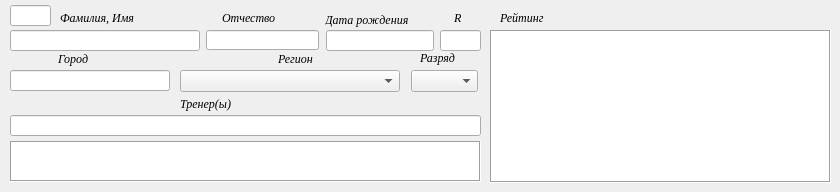
    <widget class="QWidget" name="tab_1">
     <attribute name="title">
      <string>Участники</string>
     </attribute>
     <widget class="QLineEdit" name="lineEdit_Family_name">
      <property name="geometry">
       <rect>
        <x>10</x>
        <y>30</y>
        <width>190</width>
        <height>21</height>
       </rect>
      </property>
     </widget>
     <widget class="QLineEdit" name="lineEdit_bday">
      <property name="geometry">
       <rect>
        <x>326</x>
        <y>30</y>
        <width>108</width>
        <height>21</height>
       </rect>
      </property>
     </widget>
     <widget class="QLineEdit" name="lineEdit_R">
      <property name="geometry">
       <rect>
        <x>440</x>
        <y>30</y>
        <width>41</width>
        <height>21</height>
       </rect>
      </property>
     </widget>
     <widget class="QLineEdit" name="lineEdit_city_list">
      <property name="geometry">
       <rect>
        <x>10</x>
        <y>70</y>
        <width>160</width>
        <height>21</height>
       </rect>
      </property>
     </widget>
     <widget class="QLineEdit" name="lineEdit_coach">
      <property name="geometry">
       <rect>
        <x>10</x>
        <y>115</y>
        <width>471</width>
        <height>21</height>
       </rect>
      </property>
     </widget>
     <widget class="QLabel" name="label">
      <property name="geometry">
       <rect>
        <x>60</x>
        <y>10</y>
        <width>101</width>
        <height>16</height>
       </rect>
      </property>
      <property name="font">
       <font>
        <family>Times New Roman</family>
        <italic>true</italic>
       </font>
      </property>
      <property name="text">
       <string>Фамилия, Имя</string>
      </property>
     </widget>
     <widget class="QLabel" name="label_2">
      <property name="geometry">
       <rect>
        <x>325</x>
        <y>10</y>
        <width>111</width>
        <height>20</height>
       </rect>
      </property>
      <property name="font">
       <font>
        <family>Times New Roman</family>
        <italic>true</italic>
       </font>
      </property>
      <property name="text">
       <string>Дата рождения</string>
      </property>
     </widget>
     <widget class="QLabel" name="label_3">
      <property name="geometry">
       <rect>
        <x>454</x>
        <y>10</y>
        <width>21</width>
        <height>16</height>
       </rect>
      </property>
      <property name="font">
       <font>
        <family>Times New Roman</family>
        <italic>true</italic>
       </font>
      </property>
      <property name="text">
       <string>R</string>
      </property>
     </widget>
     <widget class="QLabel" name="label_4">
      <property name="geometry">
       <rect>
        <x>58</x>
        <y>51</y>
        <width>51</width>
        <height>16</height>
       </rect>
      </property>
      <property name="font">
       <font>
        <family>Times New Roman</family>
        <italic>true</italic>
       </font>
      </property>
      <property name="text">
       <string>Город</string>
      </property>
     </widget>
     <widget class="QLabel" name="label_5">
      <property name="geometry">
       <rect>
        <x>278</x>
        <y>51</y>
        <width>91</width>
        <height>16</height>
       </rect>
      </property>
      <property name="font">
       <font>
        <family>Times New Roman</family>
        <italic>true</italic>
       </font>
      </property>
      <property name="text">
       <string>Регион</string>
      </property>
     </widget>
     <widget class="QLabel" name="label_6">
      <property name="geometry">
       <rect>
        <x>420</x>
        <y>50</y>
        <width>51</width>
        <height>16</height>
       </rect>
      </property>
      <property name="font">
       <font>
        <family>Times New Roman</family>
        <italic>true</italic>
       </font>
      </property>
      <property name="text">
       <string>Разряд</string>
      </property>
     </widget>
     <widget class="QLabel" name="label_7">
      <property name="geometry">
       <rect>
        <x>180</x>
        <y>96</y>
        <width>91</width>
        <height>16</height>
       </rect>
      </property>
      <property name="font">
       <font>
        <family>Times New Roman</family>
        <italic>true</italic>
       </font>
      </property>
      <property name="text">
       <string>Тренер(ы)</string>
      </property>
     </widget>
     <widget class="QComboBox" name="comboBox_razryad">
      <property name="geometry">
       <rect>
        <x>411</x>
        <y>70</y>
        <width>67</width>
        <height>22</height>
       </rect>
      </property>
     </widget>
     <widget class="QComboBox" name="comboBox_region">
      <property name="geometry">
       <rect>
        <x>180</x>
        <y>70</y>
        <width>220</width>
        <height>22</height>
       </rect>
      </property>
      <property name="sizeAdjustPolicy">
       <enum>QComboBox::AdjustToContentsOnFirstShow</enum>
      </property>
     </widget>
     <widget class="QListWidget" name="listWidget">
      <property name="geometry">
       <rect>
        <x>490</x>
        <y>30</y>
        <width>341</width>
        <height>153</height>
       </rect>
      </property>
      <property name="font">
       <font>
        <family>Times</family>
        <italic>true</italic>
       </font>
      </property>
      <property name="tabletTracking">
       <bool>false</bool>
      </property>
      <property name="layoutDirection">
       <enum>Qt::LeftToRight</enum>
      </property>
      <property name="frameShape">
       <enum>QFrame::Box</enum>
      </property>
      <property name="sizeAdjustPolicy">
       <enum>QAbstractScrollArea::AdjustToContents</enum>
      </property>
      <property name="resizeMode">
       <enum>QListView::Adjust</enum>
      </property>
     </widget>
     <widget class="QTextEdit" name="textEdit">
      <property name="geometry">
       <rect>
        <x>10</x>
        <y>141</y>
        <width>471</width>
        <height>41</height>
       </rect>
      </property>
      <property name="font">
       <font>
        <family>Georgia</family>
        <pointsize>12</pointsize>
        <italic>true</italic>
       </font>
      </property>
      <property name="inputMethodHints">
       <set>Qt::ImhDigitsOnly|Qt::ImhMultiLine</set>
      </property>
      <property name="frameShape">
       <enum>QFrame::Box</enum>
      </property>
     </widget>
     <widget class="QLabel" name="label_63">
      <property name="geometry">
       <rect>
        <x>500</x>
        <y>10</y>
        <width>281</width>
        <height>16</height>
       </rect>
      </property>
      <property name="font">
       <font>
        <family>Times New Roman</family>
        <italic>true</italic>
       </font>
      </property>
      <property name="text">
       <string>Рейтинг</string>
      </property>
     </widget>
     <widget class="QLineEdit" name="lineEdit_id">
      <property name="geometry">
       <rect>
        <x>10</x>
        <y>5</y>
        <width>41</width>
        <height>21</height>
       </rect>
      </property>
     </widget>
     <widget class="QLineEdit" name="lineEdit_otchestvo">
      <property name="geometry">
       <rect>
        <x>206</x>
        <y>30</y>
        <width>113</width>
        <height>20</height>
       </rect>
      </property>
     </widget>
     <widget class="QLabel" name="label_28">
      <property name="geometry">
       <rect>
        <x>222</x>
        <y>10</y>
        <width>91</width>
        <height>16</height>
       </rect>
      </property>
      <property name="font">
       <font>
        <family>Times New Roman</family>
        <italic>true</italic>
       </font>
      </property>
      <property name="text">
       <string>Отчество</string>
      </property>
     </widget>
    </widget>
